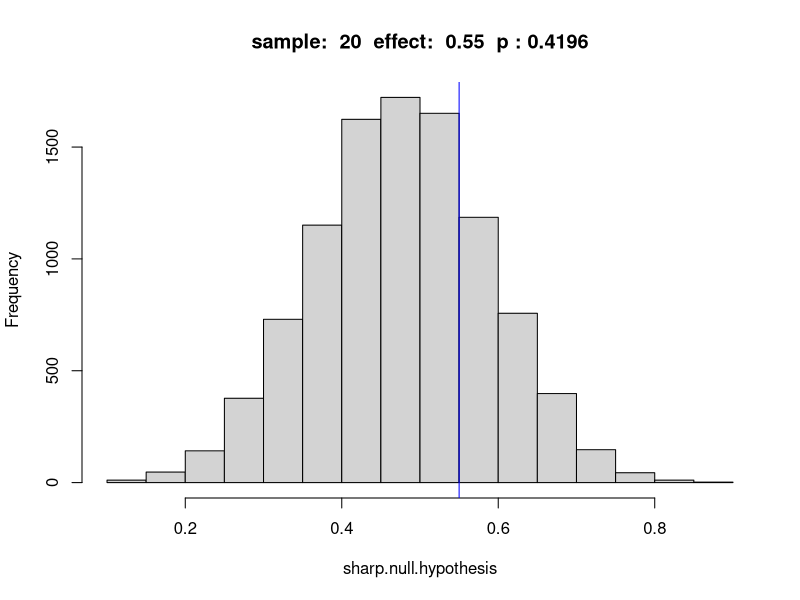
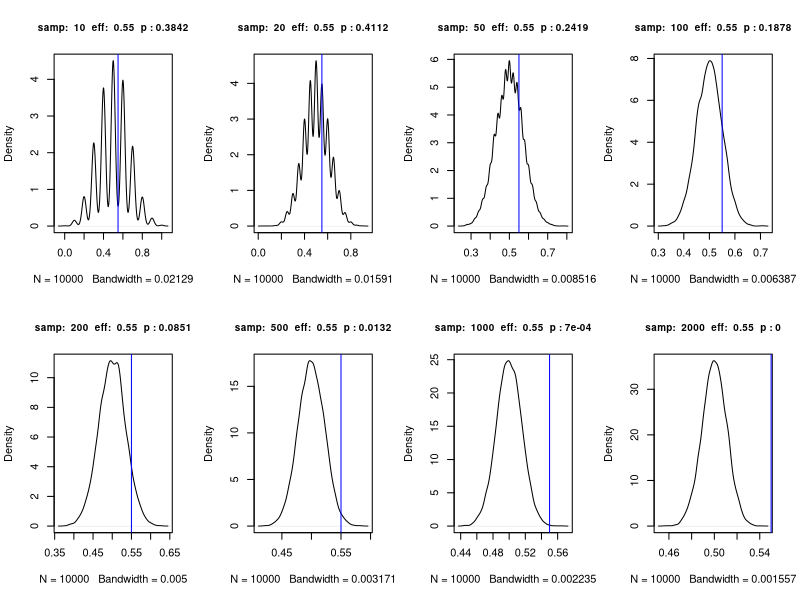
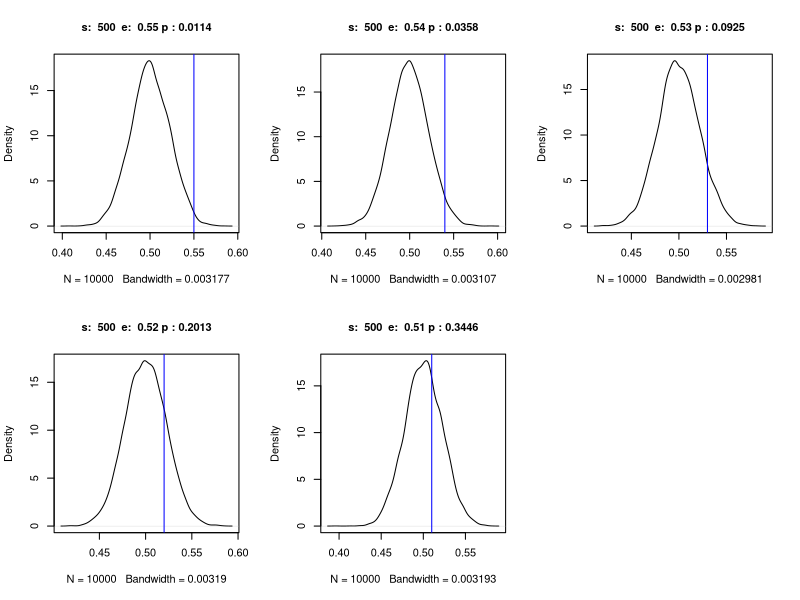
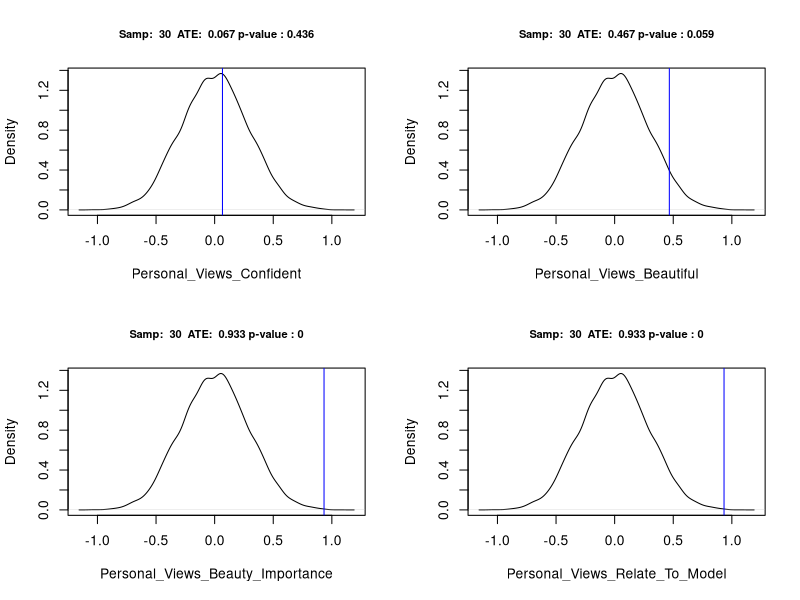

Write the R code that produced these figures, in order. (Note: a time limit stopped this script after it produced the figures.)

####################################################
####### Theoritical Sample Size Calculator #########
####################################################

# Fix parameters for first run 
effect_size <- 0.05
effect_ate <- 0.5 + effect_size
pop <- 100000
sample_size <- 20

# Create a true_population of 50/50 split
true_population <- c(rep(0, pop * (1/2)), rep(1, pop * (1/2)))
true_ATE <- mean(true_population)
  
# Rely on simulated CLT to get the distribution of the ATE
sharp.null.hypothesis <- replicate(10000, mean(sample(true_population, sample_size)))
p_value = mean(effect_ate <= sharp.null.hypothesis)
par(mfrow=c(1,1))
hist(sharp.null.hypothesis, n = 20, main = paste('sample: ', sample_size, ' effect: ', effect_ate, ' p :', p_value))
abline(v = effect_ate, col = "blue")

# Simulate p-value for each sample size 
par(mfrow=c(2,4))
effect_size <- 0.05
effect_ate <- 0.5 + effect_size
sample_size <- c(10, 20, 50, 100, 200, 500, 1000, 2000)                                   
for (s in sample_size) {
  sharp.null.hypothesis <- replicate(10000, mean(sample(true_population, s)))
  p_value = mean(effect_ate <= sharp.null.hypothesis)
  plot(density(sharp.null.hypothesis),  main = paste('samp: ', s, ' eff: ', effect_ate, ' p :', p_value), cex.main= 0.9)
  abline(v = effect_ate, col = "blue")
  #hist(sharp.null.hypothesis, n = 20)
}

# Simulate p_value for each effect size
par(mfrow=c(2,3))
effect_ate <- c(0.55, 0.54, 0.53, 0.52, 0.51)
sample_size <- 500
for (e in effect_ate) {
  sharp.null.hypothesis <- replicate(10000, mean(sample(true_population, sample_size)))
  p_value = mean(e <= sharp.null.hypothesis)
  plot(density(sharp.null.hypothesis),  main = paste('s: ', sample_size, ' e: ', e, 'p :', p_value), cex.main= 1)
  abline(v = e, col = "blue")
  #hist(sharp.null.hypothesis, n = 20)
}

# Compiling a complete table
summary_table <- data.frame()
sample_size <- c(10, 20, 50, 100, 200, 500, 1000, 2000)
effect_ate <- c(0.55, 0.54, 0.53, 0.52, 0.51)
for (s in sample_size) {
  p_values <- c(s)
  for (e in effect_ate) {
    sharp.null.hypothesis <- replicate(10000, mean(sample(true_population, s)))
    p_value <- mean(e <= sharp.null.hypothesis)
    p_values <- c(p_values, p_value)
  }
  summary_table <- rbind(summary_table, p_values)
}

row.names(summary_table) <- summary_table[, 1]
summary_table <- summary_table[, -1]
colnames(summary_table) <- effect_ate
summary_table

####################################################
############### First results ATE ##################
####################################################

library(dplyr)
library(ggplot2)

# Create a summary table 
setwd('/Users/ozimmer/GoogleDrive/berkeley/w241/BeatuyAd_CausalExperiment')
d <- read.csv('BeautyAds_July 6, 2017_17.33.csv')

# Filter out irrelavant entries
d <- d[-c(1,2),]
d <- d[d$Status == 'IP Address',] #Remove survey preview 
d <- d[d$Welcome == 'I agree',] #Remove users who didn't agree to participate
d <- d[d$Finished == 'True',] #Remove users who didn't finisn the survey
d <- d[d$Group %in% c('Treatment', 'Control'),]

# Recoding of values
recode_values <- function(d, column){
  d[[column]] <- as.character(d[[column]])
  d[[column]] <- recode(d[[column]], 'Strongly disagree' = -2, 
                                       'Disagree' = -1, 'Agree' = 1, 'Strongly agree' = 2, 
                                       .missing = 0, .default = 0)
}

columns_to_analyse <- c('Personal_Views_Confident', 'Personal_Views_Beautiful', 
                       'Personal_Views_Beauty_Importance', 'Personal_Views_Relate_To_Model')
for (column in columns_to_analyse){
  d[[column]] <- recode_values(d, column)
}

# Correct column names misspellings
d <- rename(d, Coffee_validate_1 = Coffe_validate_1, 
            Fit_i_identify_1 = FIt_i_identify_1, 
            Work_i_identify_2 = work_i_identify_2)

# Combine and recode randomization 1 & 2 for the images
images <- c('Passion', 'Coffee', 'Couple', 'Work', 'Fit')
questions <- c('_i_identify_', '_i_prefer_', '_o_prefer_', '_validate_')
randomization <- c('1', '2')
for (image in images){
  for (question in questions){
    column1 <- paste(image, question, '1', sep = "")
    d[[column1]] <- ifelse(d[[column1]] == 'Ad 1', 1, ifelse(d[[column1]] == 'Ad 2', 2, 0))
    column2 <- paste(image, question, '2', sep = "")
    d[[column2]] <- ifelse(d[[column2]] == 'Ad 2', 1, ifelse(d[[column2]] == 'Ad 1', 2, 0))
    new_column <- paste(image, question, sep ="")
    d[[new_column]] <- d[[column1]] + d[[column2]] - 1
    d[[new_column]] <- ifelse(d[[new_column]] == -1, NA, d[[new_column]])
  }
}

######## Getting the ATE for TEXT questions #########

get_ATE <- function(d, column){
  return(mean(d[d$Group == 'Treatment',][[column]], na.rm = TRUE)- mean(d[d$Group == 'Control',][[column]], na.rm = TRUE))
}
for (column in columns_to_analyse){
  print(column)
  print(get_ATE(d, column))
}

# How likely is it to get this answer by chance only?
#effect_size <- 0.05
#effect_ate <- 0.5 + effect_size
column <- 'Personal_Views_Confident'
pop <- 100000
sample_size <- 30

true_population <- c(rep(-2, pop * (1/4)), rep(-1, pop * (1/4)), rep(1, pop * (1/4)), rep(2, pop * (1/4)))
mean(true_population)
# Rely on simulated CLT to get the distribution of the ATE
sharp.null.hypothesis <- replicate(10000, mean(sample(true_population, sample_size)))

par(mfrow=c(2,2))
for (column in columns_to_analyse){
  ATE <- get_ATE(d, column)
  p_value <- mean(ATE <= sharp.null.hypothesis)
  print(column)
  print(ATE)
  print(p_value)
  plot(density(sharp.null.hypothesis),  main = paste('Samp: ', sample_size, ' ATE: ', round(ATE, 3), 
                                                     'p-value :', round(p_value, 3)), cex.main= 0.8,
       xlab=column)
  abline(v = ATE, col = "blue")
}

par(mfrow=c(2,2))
sample_sizes <- c(10, 20, 30, 50, 100, 200, 500, 1000, 2000)
for (column in columns_to_analyse){
  p_values <- vector(mode="numeric", length=0)
  for (sample_size in sample_sizes){
    sharp.null.hypothesis <- replicate(10000, mean(sample(true_population, sample_size)))
    ATE <- get_ATE(d, column)
    p_value <- mean(ATE <= sharp.null.hypothesis)
    p_values <- c(p_values, p_value)
  }
  plot(sample_sizes, p_values, type ='l', main = 'Sample to reach significancy', cex.main= 0.8, xlab=column)
  abline(h = 0.05, col = "blue")
}

######## Getting the ATE for VIDEO questions #########

images <- c('Passion', 'Coffee', 'Couple', 'Work', 'Fit')
questions <- c('_i_identify_', '_i_prefer_', '_o_prefer_', '_validate_')

column <- 'Personal_Views_Confident'
pop <- 100000
sample_size <- 30

true_population <- c(rep(0, pop * (1/2)), rep(1, pop * (1/2)))
mean(true_population)
# Rely on simulated CLT to get the distribution of the ATE
sharp.null.hypothesis <- replicate(10000, mean(sample(true_population, sample_size)) - mean(sample(true_population, sample_size)))

for (image in images){
  for (question in questions){
    column <- paste(image, question, sep = "")
    ATE <- get_ATE(d, column)
    p_value <- mean(abs(ATE) <= sharp.null.hypothesis)
    print(column)
    print(ATE)
    #plot(density(sharp.null.hypothesis),  main = paste('Samp: ', sample_size, ' ATE: ', round(ATE, 3), 
    #                                                   'p-value :', round(p_value, 3)), cex.main= 0.8,
    #     xlab=column)
    #abline(v = ATE, col = "blue")
    print(paste(p_value, ifelse(p_value < 0.05, '***', ''), sep = ""))
    print('======================')
  }
}

#With n=30 - none of the results are significant except for couple_o_prefer -> but this results can be 
# considered as a fishing expedition results... 
